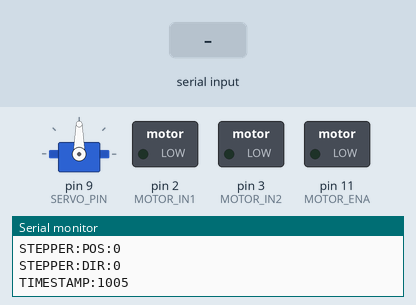
Simulated run of this sketch. Board: Arduino Uno, built with avr-gcc and run on an emulated ATmega328P. Parts: servo, switched loads named in the sketch (green lamp = pin HIGH), the last lines printed to the serial monitor. The test bench sets the inputs (shaded band).

Above: at 1.7 s.
1.8 s: "RESET\n" received over Serial
At 3.0 s:
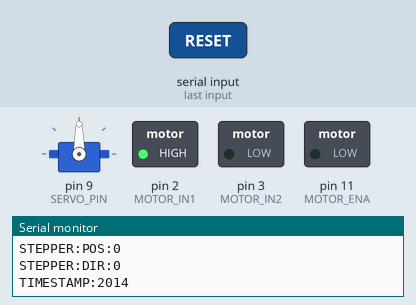
3.3 s: "MOTOR\n" received over Serial
4.8 s: "SERVO\n" received over Serial
Timing chart, 0 to 7.8 s (numbered marks = the images above; inputs shaded):
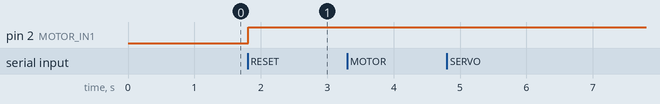

The sketch:

actuator_controller.ino
```cpp
/**
 * Arduino执行器控制器
 * 功能：接收树莓派控制指令，控制直流电机、舵机、步进电机，反馈执行器状态
 * 硬件连接：
 *  直流电机 (L298N):
 *    IN1 -> D2
 *    IN2 -> D3
 *    ENA -> D11 (PWM)
 *  舵机 (SG90):
 *    信号线 -> D9 (PWM)
 *  步进电机 (28BYJ-48 + ULN2003):
 *    IN1 -> D8
 *    IN2 -> D7
 *    IN3 -> D6
 *    IN4 -> D5
 * 串口通信：与树莓派通信，波特率115200
 */

#include <Servo.h>

// ==================== 引脚定义 ====================

// L298N直流电机控制引脚
const int MOTOR_IN1 = 2;      // 方向控制1
const int MOTOR_IN2 = 3;      // 方向控制2
const int MOTOR_ENA = 11;     // PWM调速 (必须支持PWM)

// SG90舵机控制引脚
const int SERVO_PIN = 9;      // 舵机PWM控制 (必须支持PWM)

// ULN2003步进电机控制引脚
const int STEPPER_IN1 = 8;    // 相位A
const int STEPPER_IN2 = 7;    // 相位B
const int STEPPER_IN3 = 6;    // 相位C
const int STEPPER_IN4 = 5;    // 相位D

// ==================== 全局对象 ====================

// 舵机对象
Servo sg90;

// 步进电机步序表 (四相八拍)
const int STEP_SEQUENCE[8][4] = {
  {1, 0, 0, 0},
  {1, 1, 0, 0},
  {0, 1, 0, 0},
  {0, 1, 1, 0},
  {0, 0, 1, 0},
  {0, 0, 1, 1},
  {0, 0, 0, 1},
  {1, 0, 0, 1}
};

// ==================== 全局变量 ====================

// 执行器状态
struct ActuatorStatus {
  // 直流电机状态
  int motorSpeed;      // 当前速度 (0-100%)
  int motorDirection;  // 当前方向 (0=正转, 1=反转)

  // 舵机状态
  int servoAngle;      // 当前角度 (0-180°)

  // 步进电机状态
  long stepperPosition; // 当前位置 (步)
  int stepperDirection; // 当前方向 (0=正向, 1=反向)

  // 更新时间戳
  unsigned long lastUpdateTime;
};

ActuatorStatus status = {
  .motorSpeed = 0,
  .motorDirection = 0,
  .servoAngle = 90,
  .stepperPosition = 0,
  .stepperDirection = 0,
  .lastUpdateTime = 0
};

// 步进电机控制变量
int stepperStepIndex = 0;       // 当前步序索引
unsigned long stepperLastStepTime = 0;
unsigned long stepperStepDelay = 2000; // 初始延迟 (微秒)，约500步/秒

// 串口缓冲区
const int BUFFER_SIZE = 64;
char inputBuffer[BUFFER_SIZE];
int bufferIndex = 0;

// ==================== 初始化函数 ====================

void setup() {
  // 初始化串口通信
  Serial.begin(115200);
  while (!Serial) {
    ; // 等待串口连接
  }

  // 打印启动信息
  Serial.println("=== Arduino执行器控制器 v1.0 ===");
  Serial.println("指令格式:");
  Serial.println("  MOTOR:DIR:SPEED    # 直流电机控制");
  Serial.println("  SERVO:ANGLE        # 舵机角度控制");
  Serial.println("  STEPPER:DIR:STEPS  # 步进电机控制");
  Serial.println("  STATUS:ALL         # 查询所有状态");
  Serial.println("  RESET              # 重置所有执行器");
  Serial.println();

  // 初始化GPIO引脚
  initializePins();

  // 初始化舵机
  sg90.attach(SERVO_PIN);
  sg90.write(status.servoAngle);
  delay(500); // 等待舵机稳定

  // 发送初始状态
  sendStatusUpdate();

  Serial.println("系统初始化完成，等待指令...");
}

// 初始化所有引脚
void initializePins() {
  // 直流电机引脚
  pinMode(MOTOR_IN1, OUTPUT);
  pinMode(MOTOR_IN2, OUTPUT);
  pinMode(MOTOR_ENA, OUTPUT);

  // 步进电机引脚
  pinMode(STEPPER_IN1, OUTPUT);
  pinMode(STEPPER_IN2, OUTPUT);
  pinMode(STEPPER_IN3, OUTPUT);
  pinMode(STEPPER_IN4, OUTPUT);

  // 初始状态
  digitalWrite(MOTOR_IN1, LOW);
  digitalWrite(MOTOR_IN2, LOW);
  analogWrite(MOTOR_ENA, 0);

  digitalWrite(STEPPER_IN1, LOW);
  digitalWrite(STEPPER_IN2, LOW);
  digitalWrite(STEPPER_IN3, LOW);
  digitalWrite(STEPPER_IN4, LOW);
}

// ==================== 主循环 ====================

void loop() {
  // 检查串口输入
  checkSerialInput();

  // 更新步进电机位置
  updateStepper();

  // 定期发送状态更新
  static unsigned long lastStatusUpdate = 0;
  if (millis() - lastStatusUpdate > 1000) {
    sendStatusUpdate();
    lastStatusUpdate = millis();
  }

  // 短暂延迟，避免过于频繁的循环
  delay(10);
}

// ==================== 串口通信函数 ====================

// 检查串口输入
void checkSerialInput() {
  while (Serial.available() > 0) {
    char c = Serial.read();

    // 处理换行符（指令结束）
    if (c == '\n') {
      inputBuffer[bufferIndex] = '\0'; // 添加字符串结束符
      processCommand(inputBuffer);
      bufferIndex = 0; // 重置缓冲区
      memset(inputBuffer, 0, BUFFER_SIZE); // 清空缓冲区
    }
    // 处理回车符
    else if (c == '\r') {
      // 忽略，等待换行符
    }
    // 存储字符到缓冲区
    else if (bufferIndex < BUFFER_SIZE - 1) {
      inputBuffer[bufferIndex] = c;
      bufferIndex++;
    }
    // 缓冲区溢出
    else {
      Serial.println("ERROR:BUFFER_OVERFLOW");
      bufferIndex = 0;
      memset(inputBuffer, 0, BUFFER_SIZE);
    }
  }
}

// 处理接收到的指令
void processCommand(const char* command) {
  Serial.print("接收指令: ");
  Serial.println(command);

  // 解析指令
  char cmdType[16];
  char param1[16];
  char param2[16];

  // 解析字符串 (格式: TYPE:PARAM1:PARAM2)
  int parseCount = sscanf(command, "%15[^:]:%15[^:]:%15s", cmdType, param1, param2);

  if (parseCount < 1) {
    Serial.println("ERROR:INVALID_FORMAT");
    return;
  }

  // 根据指令类型处理
  if (strcmp(cmdType, "MOTOR") == 0) {
    // 格式: MOTOR:DIR:SPEED
    if (parseCount >= 3) {
      int dir = atoi(param1);
      int speed = atoi(param2);
      controlDCMotor(dir, speed);
    } else {
      Serial.println("ERROR:MOTOR_INVALID_PARAMS");
    }
  }
  else if (strcmp(cmdType, "SERVO") == 0) {
    // 格式: SERVO:ANGLE
    if (parseCount >= 2) {
      int angle = atoi(param1);
      controlServo(angle);
    } else {
      Serial.println("ERROR:SERVO_INVALID_PARAMS");
    }
  }
  else if (strcmp(cmdType, "STEPPER") == 0) {
    // 格式: STEPPER:DIR:STEPS
    if (parseCount >= 3) {
      int dir = atoi(param1);
      int steps = atoi(param2);
      controlStepper(dir, steps);
    } else {
      Serial.println("ERROR:STEPPER_INVALID_PARAMS");
    }
  }
  else if (strcmp(cmdType, "STATUS") == 0) {
    // 格式: STATUS:ALL
    sendStatusUpdate();
  }
  else if (strcmp(cmdType, "RESET") == 0) {
    // 重置所有执行器
    resetAllActuators();
  }
  else {
    Serial.print("ERROR:UNKNOWN_COMMAND:");
    Serial.println(cmdType);
  }
}

// ==================== 直流电机控制函数 ====================

// 控制直流电机
void controlDCMotor(int direction, int speed) {
  // 验证参数
  if (direction < 0 || direction > 1) {
    Serial.println("ERROR:MOTOR_INVALID_DIRECTION");
    return;
  }

  if (speed < 0) speed = 0;
  if (speed > 100) speed = 100;

  // 更新状态
  status.motorDirection = direction;
  status.motorSpeed = speed;

  // 计算PWM值 (0-255)
  int pwmValue = map(speed, 0, 100, 0, 255);

  // 控制电机
  if (direction == 0) {
    // 正转
    digitalWrite(MOTOR_IN1, HIGH);
    digitalWrite(MOTOR_IN2, LOW);
  } else {
    // 反转
    digitalWrite(MOTOR_IN1, LOW);
    digitalWrite(MOTOR_IN2, HIGH);
  }

  // 设置PWM速度
  analogWrite(MOTOR_ENA, pwmValue);

  // 发送确认
  Serial.print("ACK:MOTOR_SET:");
  Serial.print(direction);
  Serial.print(":");
  Serial.println(speed);

  // 更新状态时间戳
  status.lastUpdateTime = millis();
}

// ==================== 舵机控制函数 ====================

// 控制舵机角度
void controlServo(int angle) {
  // 验证参数
  if (angle < 0) angle = 0;
  if (angle > 180) angle = 180;

  // 更新状态
  status.servoAngle = angle;

  // 控制舵机
  sg90.write(angle);

  // 发送确认
  Serial.print("ACK:SERVO_SET:");
  Serial.println(angle);

  // 更新状态时间戳
  status.lastUpdateTime = millis();
}

// ==================== 步进电机控制函数 ====================

// 控制步进电机
void controlStepper(int direction, int steps) {
  // 验证参数
  if (direction < 0 || direction > 1) {
    Serial.println("ERROR:STEPPER_INVALID_DIRECTION");
    return;
  }

  if (steps < 0) steps = 0;

  // 更新状态
  status.stepperDirection = direction;

  // 计算总步数（考虑方向）
  long targetSteps = steps;
  if (direction == 1) {
    targetSteps = -targetSteps; // 反向
  }

  // 计算目标位置
  long targetPosition = status.stepperPosition + targetSteps;

  // 移动到目标位置
  moveStepperTo(targetPosition, steps);

  // 发送确认
  Serial.print("ACK:STEPPER_SET:");
  Serial.print(direction);
  Serial.print(":");
  Serial.println(steps);

  // 更新状态时间戳
  status.lastUpdateTime = millis();
}

// 移动到指定位置
void moveStepperTo(long targetPosition, int totalSteps) {
  // 计算移动方向
  int stepDirection = (targetPosition > status.stepperPosition) ? 1 : -1;

  // 计算剩余步数
  int remainingSteps = abs(targetPosition - status.stepperPosition);

  // 限制最大步数，避免长时间阻塞
  if (remainingSteps > 1000) {
    remainingSteps = 1000;
    Serial.println("WARNING:STEPPER_LIMITED_TO_1000_STEPS");
  }

  // 执行步进
  for (int i = 0; i < remainingSteps; i++) {
    // 更新步序索引
    if (stepDirection > 0) {
      stepperStepIndex = (stepperStepIndex + 1) % 8;
    } else {
      stepperStepIndex = (stepperStepIndex + 7) % 8; // 反向
    }

    // 设置步进电机引脚
    digitalWrite(STEPPER_IN1, STEP_SEQUENCE[stepperStepIndex][0]);
    digitalWrite(STEPPER_IN2, STEP_SEQUENCE[stepperStepIndex][1]);
    digitalWrite(STEPPER_IN3, STEP_SEQUENCE[stepperStepIndex][2]);
    digitalWrite(STEPPER_IN4, STEP_SEQUENCE[stepperStepIndex][3]);

    // 更新位置
    status.stepperPosition += stepDirection;

    // 延迟控制速度
    delayMicroseconds(stepperStepDelay);

    // 检查是否接收到新指令（避免长时间阻塞）
    if (Serial.available() > 0) {
      Serial.println("WARNING:STEPPER_INTERRUPTED");
      break;
    }
  }
}

// 更新步进电机位置（非阻塞方式）
void updateStepper() {
  // 这里可以添加非阻塞方式的步进电机控制
  // 目前已在controlStepper函数中实现
}

// ==================== 状态管理函数 ====================

// 发送状态更新
void sendStatusUpdate() {
  Serial.print("MOTOR:SPEED:");
  Serial.println(status.motorSpeed);

  Serial.print("MOTOR:DIR:");
  Serial.println(status.motorDirection);

  Serial.print("SERVO:ANGLE:");
  Serial.println(status.servoAngle);

  Serial.print("STEPPER:POS:");
  Serial.println(status.stepperPosition);

  Serial.print("STEPPER:DIR:");
  Serial.println(status.stepperDirection);

  // 添加更新时间戳
  Serial.print("TIMESTAMP:");
  Serial.println(millis());
}

// 重置所有执行器
void resetAllActuators() {
  Serial.println("正在重置所有执行器...");

  // 重置直流电机
  controlDCMotor(0, 0);

  // 重置舵机
  controlServo(90);

  // 重置步进电机
  stepperStepIndex = 0;
  status.stepperPosition = 0;
  status.stepperDirection = 0;

  // 更新状态
  status.lastUpdateTime = millis();

  Serial.println("ACK:RESET_COMPLETE");
}

// ==================== 辅助函数 ====================

// 限制数值范围
int constrainValue(int value, int minVal, int maxVal) {
  if (value < minVal) return minVal;
  if (value > maxVal) return maxVal;
  return value;
}

// 计算步进电机延迟（基于速度百分比）
unsigned long calculateStepDelay(int speedPercent) {
  if (speedPercent <= 0) return 0;

  // 将速度百分比转换为延迟（微秒）
  // 0% -> 无限延迟（停止），100% -> 最小延迟（最大速度）
  unsigned long maxDelay = 10000;  // 最慢：10000μs = 10ms，100步/秒
  unsigned long minDelay = 500;    // 最快：500μs = 0.5ms，2000步/秒

  // 线性映射
  return map(speedPercent, 0, 100, maxDelay, minDelay);
}

// 获取系统信息
void printSystemInfo() {
  Serial.println("=== 系统信息 ===");
  Serial.print("运行时间: ");
  Serial.print(millis() / 1000);
  Serial.println(" 秒");

  Serial.print("直流电机状态: ");
  Serial.print(status.motorDirection == 0 ? "正转" : "反转");
  Serial.print("，速度 ");
  Serial.print(status.motorSpeed);
  Serial.println("%");

  Serial.print("舵机状态: 角度 ");
  Serial.print(status.servoAngle);
  Serial.println("°");

  Serial.print("步进电机状态: 位置 ");
  Serial.print(status.stepperPosition);
  Serial.print(" 步，方向 ");
  Serial.print(status.stepperDirection == 0 ? "正向" : "反向");
  Serial.println();
}
```

Measured:
- after the input at 1.8 s, pin 2 (MOTOR_IN1): LOW → HIGH at once
